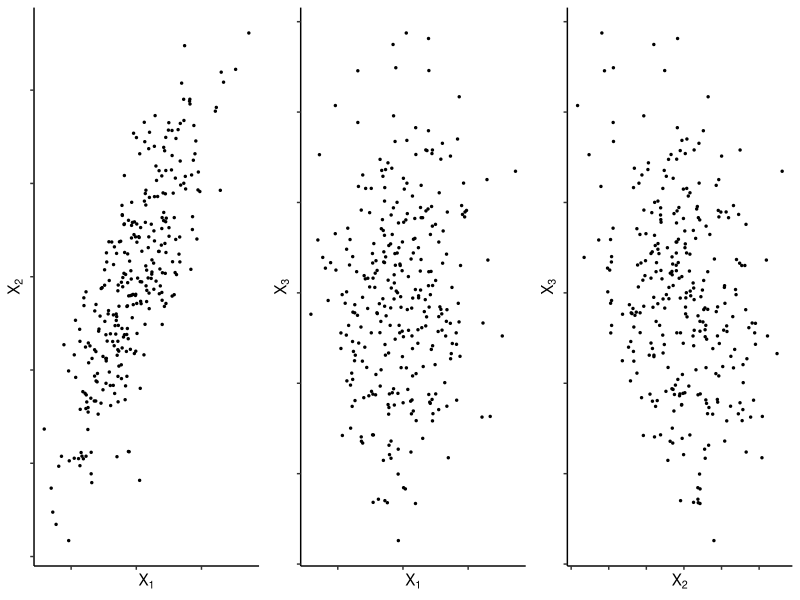

R code for this plot:
Sigma = matrix(c(1,0.75,0.1,
                 0.75,1,-0.25,
                 0.1,-0.25,1), nrow = 3)
X = MASS::mvrnorm(300, c(0,0,0), Sigma)

library(ggplot2)

p1 = ggplot()+
  aes(x = X[,1], y = X[,2])+
  geom_point(size = 0.5)+
  labs(x = expression(X[1]), y = expression(X[2]))+
  theme_classic()+
  theme(axis.text = element_blank())

p2 = ggplot()+
  aes(x = X[,1], y = X[,3])+
  geom_point(size = 0.5)+
  labs(x = expression(X[1]), y = expression(X[3]))+
  theme_classic()+
  theme(axis.text = element_blank())

p3 = ggplot()+
  aes(x = X[,2], y = X[,3])+
  geom_point(size = 0.5)+
  labs(x = expression(X[2]), y = expression(X[3]))+
  theme_classic()+
  theme(axis.text = element_blank())

library(gridExtra)

grid.arrange(p1, p2, p3, nrow = 1)

pc = prcomp(X)
pc$rotation

xtable::xtable(pc$rotation[,-3])
